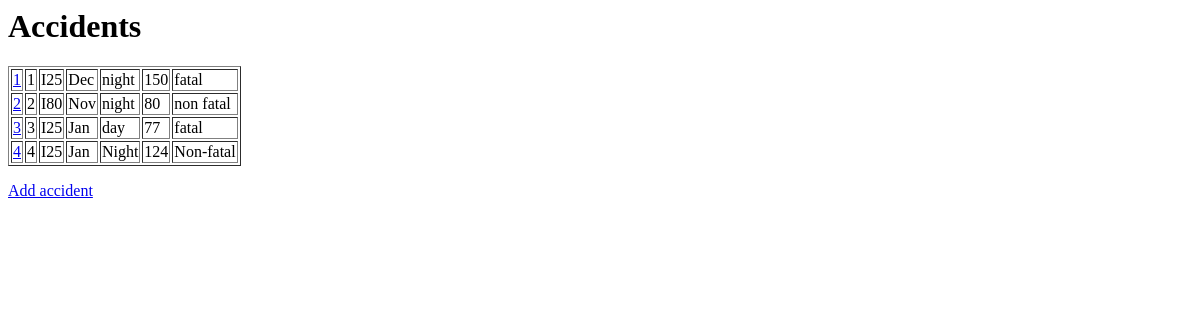
The app's page /, older data.
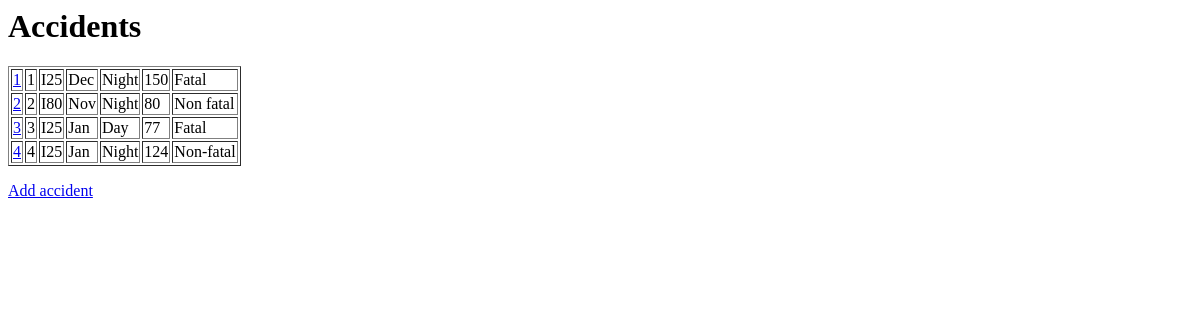
The same page, newer data.
### roadrecord/models.py (models this page shows)
class Accidents(models.Model):
  highway = models.CharField(max_length=10)
  month = models.CharField(max_length=10)
  day_night = models.CharField(max_length=10)
  marker = models.IntegerField()
  fatal_non = models.CharField(max_length=10)

### roadrecord/views.py (the view)
# urls.py: path("", views.home, name="home"),
def home(request):
  crashes = Accidents.objects.all().values()
  template = loader.get_template('home.html')
  context = {
    'crashes': crashes,
  }
  return HttpResponse(template.render(context, request))

### roadrecord/templates/home.html
<h1>Accidents</h1>
<table border="1">
{% for x in crashes %}
<tr>
    <td><a href="update/{{ x.id }}">{{ x.id }}</a></td>
    <td>{{ x.id }}</td>
    <td>{{ x.highway }}</td>
    <td>{{ x.month }}</td>
    <td>{{ x.day_night }}</td>
    <td>{{ x.marker }}</td>
    <td>{{ x.fatal_non }}</td>
</tr>
{% endfor %}
</table>
<p>
    <a href="add/">Add accident</a>
    </p>

Row changes from the older to the newer data that the page shows:
changed Accidents "Dec": day_night "night" → "Night"; fatal_non "fatal" → "Fatal"
changed Accidents "Nov": day_night "night" → "Night"; fatal_non "non fatal" → "Non fatal"
changed Accidents id 3: day_night "day" → "Day"; fatal_non "fatal" → "Fatal"
